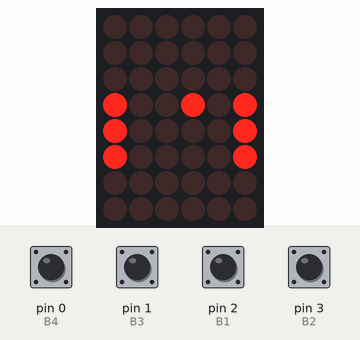
Bench run of a sketch on a simulated Arduino Uno, built with avr-gcc and run on an emulated ATmega328P. Shown: 6×8 LED matrix. Wiring (inferred from the names in the program): LED matrix (orientation assumed): rows pin 12, pin 13, A0, A1, A2, A3, A4, A5; columns pin 4, pin 5, pin 6, pin 7, pin 8, pin 11. Inputs (shaded band) come from the test bench; at power-on: pin 0 (B4), pin 1 (B3), pin 2 (B1), pin 3 (B2) HIGH. Random numbers use the default seed unless the sketch sets one.

Above: at 2.9 s.
3.0 s: pin 0 (B4) pulled LOW for 0.15 s
At 3.69 s:
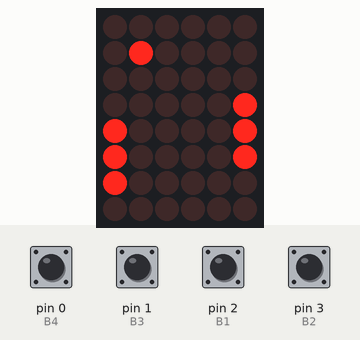
3.7 s: pin 2 (B1) pulled LOW for 0.15 s
At 4.9 s:
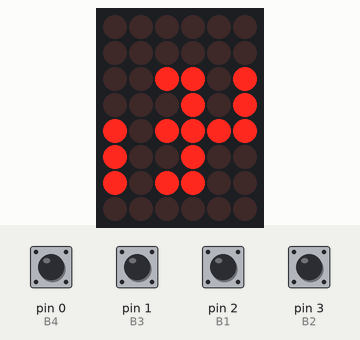
6.8 s: pin 1 (B3) pulled LOW for 0.15 s
At 7.19 s:
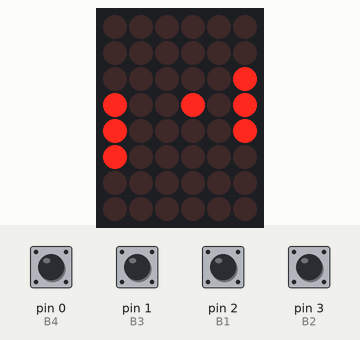
7.5 s: pin 3 (B2) pulled LOW for 0.15 s
At 8.0 s:
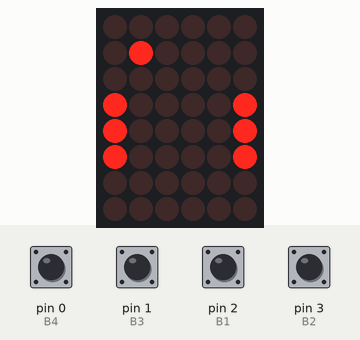
8.2 s: pin 3 (B2) pulled LOW for 1 s
At 11.9 s:
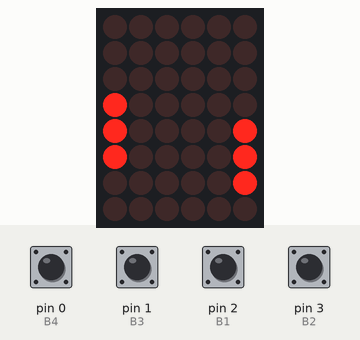
12.2 s: pin 0 (B4) pulled LOW for 0.15 s
At 15.5 s:
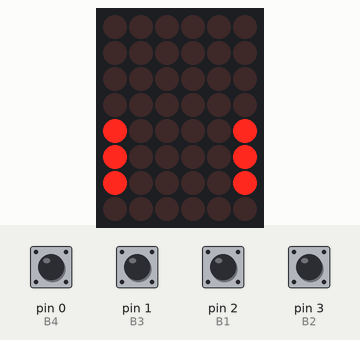
Timing chart, 0 to 17.0 s (numbered marks = the images above; inputs shaded):
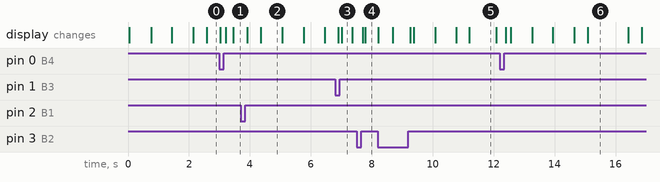

The sketch:

Pong.ino
```cpp
#include"project.h"

//COLUMNS
#define C1 4
#define C2 5
#define C3 6
#define C4 7
#define C5 8
#define C6 9
#define C7 10
#define C8 11
//ROWS
#define R1 12
#define R2 13
#define R3 A0
#define R4 A1
#define R5 A2
#define R6 A3
#define R7 A4
#define R8 A5
//BUTTONS
#define B1 2
#define B2 3
#define B3 1
#define B4 0

//for controlling interrupts
int upButton = 0;
int downButton = 0;

Ball ball = Ball();
int timer = 1;
int state1 = 0, state2=0;


void setup() {
  pinMode(R1, OUTPUT);
  pinMode(R2, OUTPUT);
  pinMode(R3, OUTPUT);
  pinMode(R4, OUTPUT);
  pinMode(R5, OUTPUT);
  pinMode(R6, OUTPUT);
  pinMode(R7, OUTPUT);
  pinMode(R8, OUTPUT);

  pinMode(C1, OUTPUT);
  pinMode(C2, OUTPUT);
  pinMode(C3, OUTPUT);
  pinMode(C4, OUTPUT);
  pinMode(C5, OUTPUT);
  pinMode(C6, OUTPUT);
  pinMode(C7, OUTPUT);
  pinMode(C8, OUTPUT);

  digitalWrite(R1,HIGH);
  digitalWrite(R2,HIGH);
  digitalWrite(R3,HIGH);
  digitalWrite(R4,HIGH);
  digitalWrite(R5,HIGH);
  digitalWrite(R6,HIGH);
  digitalWrite(R7,HIGH);
  digitalWrite(R8,HIGH);
  digitalWrite(C1,LOW);
  digitalWrite(C2,LOW);
  digitalWrite(C3,LOW);
  digitalWrite(C4,LOW);
  digitalWrite(C5,LOW);
  digitalWrite(C6,LOW);
  digitalWrite(C7,LOW);
  digitalWrite(C8,LOW);

  pinMode(B1, INPUT_PULLUP);
  pinMode(B2, INPUT_PULLUP);
  attachInterrupt(digitalPinToInterrupt(B1), up_right, RISING);
  attachInterrupt(digitalPinToInterrupt(B2), down_right, RISING);
  pinMode(B3, INPUT_PULLUP);
  pinMode(B4, INPUT_PULLUP);

  for(int i = 0; i < X_SIZE_OF_LED; i++){
    for(int j = 0; j < Y_SIZE_OF_LED; j++){
        array[i][j] = 0;
    }
  }
  ball.ballInit();
  left.controllerInit();
  right.controllerInit();
}

void new_game(){
  ball.make3();
  for(int i = 0; i < 70; i++){
    updateLED();
  }
  ball.remove3();
  ball.make2();
  for(int i = 0; i < 70; i++){
    updateLED();
  }
  ball.remove2();
  ball.make1();
  for(int i = 0; i < 70; i++){
    updateLED();
  }
  ball.remove1();
  newGame = 0;
}

void setRow(int row){
  if(row==1) digitalWrite(R1,LOW); else digitalWrite(R1,HIGH);
  if(row==2) digitalWrite(R2,LOW); else digitalWrite(R2,HIGH);
  if(row==3) digitalWrite(R3,LOW); else digitalWrite(R3,HIGH);
  if(row==4) digitalWrite(R4,LOW); else digitalWrite(R4,HIGH);
  if(row==5) digitalWrite(R5,LOW); else digitalWrite(R5,HIGH);
  if(row==6) digitalWrite(R6,LOW); else digitalWrite(R6,HIGH);
  if(row==7) digitalWrite(R7,LOW); else digitalWrite(R7,HIGH);
  if(row==8) digitalWrite(R8,LOW); else digitalWrite(R8,HIGH);
}

void setLEDInActiveRow(int col, int state){
  if(col==1) digitalWrite(C1,state);
  if(col==2) digitalWrite(C2,state);
  if(col==3) digitalWrite(C3,state);
  if(col==4) digitalWrite(C4,state);
  if(col==5) digitalWrite(C5,state);
  if(col==6) digitalWrite(C6,state);
  if(col==7) digitalWrite(C7,state);
  if(col==8) digitalWrite(C8,state);
}

void updateLED(){
  for(int i = 0; i <= Y_SIZE_OF_LED; i++){
    setRow(i + 1);
    for(int j = 0; j <= X_SIZE_OF_LED; j++){
      setLEDInActiveRow(j + 1, array[j][i]);
    }
    delay(1);
  }
}

//for interrupt of up button
void up_right(){
  right.go_up();
}

//for interrupt of down button
void down_right(){
  right.go_down();
}

void checkLeftController(){
  if(digitalRead(B3) == HIGH){
    if(state1 == 0){
      state1 = 1;
      left.go_up();
    }
  }
  else{
    if(state1 == 1){
      state1 = 0;
    }
  }
  if(digitalRead(B4) == HIGH){
    if(state2 == 0){
      state2 = 1;
      left.go_down();
    }
  }
  else{
    if(state2 == 1){
      state2 = 0;
    }
  }
}


void loop() {
  if(newGame) new_game();
  checkLeftController();
  if(timer%45 == 0)
    ball.move();
  updateLED();
  timer++;
}
```

project.h
```cpp
using namespace std;

#include <time.h>
#include<stdlib.h>

#define X_SIZE_OF_LED 8
#define Y_SIZE_OF_LED 8
#define X_CENTER 4
#define Y_CENTER 4


//for pitch
int array[X_SIZE_OF_LED][Y_SIZE_OF_LED];

int newGame = 1;

class Rectangle{
    protected:
        int x, y;
    public:
        Rectangle(int i, int j){
            x = i;
            y = j;
        }

        int getX(){
            return x;
        }

        int getY(){
            return y;
        }

};

class Controller : public Rectangle{
    private:
       int left0Right1;
    public:
        void controllerInit(){
            if(left0Right1 == 0){
                y = Y_CENTER - 1;
                x = 0;
            }
            else{
                y = Y_CENTER - 1;
                x = X_SIZE_OF_LED - 1;
            }
            updateArray();
        }

        Controller(int i) : Rectangle(X_CENTER, Y_CENTER){
            // 0 for left controller, 1 for right controller
            left0Right1 = i;
            controllerInit();
        }

        void updateArray(){
            array[x][y] = 1;
            array[x][y+1] = 1;
            array[x][y+2] = 1;
        }

        bool go_up(){
            if(y > 0){
                array[x][y + 2] = 0;
                y -= 1;
                array[x][y] = 1;
                return true;
            }
            return false;
        }
        bool go_down(){
            if(y + 3 < Y_SIZE_OF_LED){
                array[x][y] = 0;
                array[x][y + 3] = 1;
                y += 1;
                return true;
            }
            return false;
        }

};

Controller left(0);
Controller right(1);

class Ball : public Rectangle{
    private :
        int moving_direction;//0 means stable, 1 means right up, 2 means right down, 3 means left down, 4 means left up

        bool go_up(){
            if(y > 0){
                array[x][y] = 0;
                right.updateArray();
                left.updateArray();
                y -= 1;
                array[x][y] = 1;
                return true;
            }
            return false;
        }
        bool go_down(){
            if(y + 1 < Y_SIZE_OF_LED){
                array[x][y] = 0;
                right.updateArray();
                left.updateArray();
                y += 1;
                array[x][y] = 1;
                return true;
            }
            return false;
        }
        bool go_left(){
            if(x > 0){
                array[x][y] = 0;
                left.updateArray();
                x -= 1;
                array[x][y] = 1;
                return true;
            }
            return false;
        }
        bool go_right(){
            if(x + 1 < X_SIZE_OF_LED){
                array[x][y] = 0;
                right.updateArray();
                x += 1;
                array[x][y] = 1;
                return true;
            }
            return false;
        }
        bool move1(){
            if(x == (X_SIZE_OF_LED - 2) && y >= (right.getY()) && y <= (right.getY() + 3)){
                 moving_direction = 4;
                 move4();
            }
            else{
                if(!go_right()){
                    ballInit();
                    return true;
                }
                if(!go_up()){
                    moving_direction = 2;
                    go_down();
                }
            }
            return false;
        }

        bool move2(){
            if(x == (X_SIZE_OF_LED - 2) && y >= (right.getY() - 1) && y<= (right.getY() + 2)){
                moving_direction = 3;
                move3();
            }
            else{
                if(!go_right()){
                    ballInit();
                    return true;
                }
                if(!go_down()){
                    moving_direction = 1;
                    go_up();
                }
            }
            return false;
        }
        bool move3(){
            if(x == 1 && y >= (left.getY() - 1) && y <= (left.getY() + 2)){
                moving_direction = 2;
                move2();
            }
            else{
                if(!go_left()){
                    ballInit();
                    return true;
                }
                if(!go_down()){
                    moving_direction = 4;
                    go_up();
                }
            }
            return false;
        }
        bool move4(){
            if(x == 1 && y >= (left.getY()) && y<= (left.getY() + 3)){
                moving_direction = 1;
                move1();
            }
            else{
                if(!go_left()){
                    ballInit();
                    return true;
                }
                if(!go_up()){
                    moving_direction = 3;
                    go_down();
                }
            }
            return false;
        }


    public :
        Ball() : Rectangle(X_CENTER, Y_CENTER){
            srand(time(NULL));
            ballInit();
        }
        void ballInit(){
            array[x][y] = 0;
            x = X_CENTER;
            y = Y_CENTER;
            array[x][y] = 1;
            moving_direction = rand() % 4 + 1;
            newGame = 1;
        }
        bool move(){
            switch(moving_direction){
                case 1:
                    return move1();
                case 2:
                    return move2();
                case 3:
                    return move3();
                case 4:
                    return move4();
                default:
                    return false;
            }
        }
        void make3(){
            array[2][2] = 1;
            array[3][2] = 1;
            array[3][3] = 1;
            array[3][4] = 1;
            array[3][5] = 1;
            array[3][6] = 1;
            array[2][4] = 1;
            array[2][6] = 1;
        }
        void remove3(){
            array[2][2] = 0;
            array[3][2] = 0;
            array[3][3] = 0;
            array[3][4] = 0;
            array[3][5] = 0;
            array[3][6] = 0;
            array[2][4] = 0;
            array[2][6] = 0;
        }
        void make2(){
            array[2][2] = 1;
            array[3][2] = 1;
            array[3][3] = 1;
            array[3][4] = 1;
            array[3][6] = 1;
            array[2][4] = 1;
            array[2][5] = 1;
            array[2][6] = 1;
        }
        void remove2(){
            array[2][2] = 0;
            array[3][2] = 0;
            array[3][3] = 0;
            array[3][4] = 0;
            array[3][6] = 0;
            array[2][4] = 0;
            array[2][5] = 0;
            array[2][6] = 0;
        }
        void make1(){
            array[2][2] = 1;
            array[2][3] = 1;
            array[2][4] = 1;
            array[2][5] = 1;
            array[2][6] = 1;
        }
        void remove1(){
            array[2][2] = 0;
            array[2][3] = 0;
            array[2][4] = 0;
            array[2][5] = 0;
            array[2][6] = 0;
        }

};
```

Measured:
- what the display in image 2 shows lasts 0.7 s, from 4.4 s to 5.1 s
- what the display in image 5 shows lasts 0.9 s, from 11.2 s to 12.1 s
